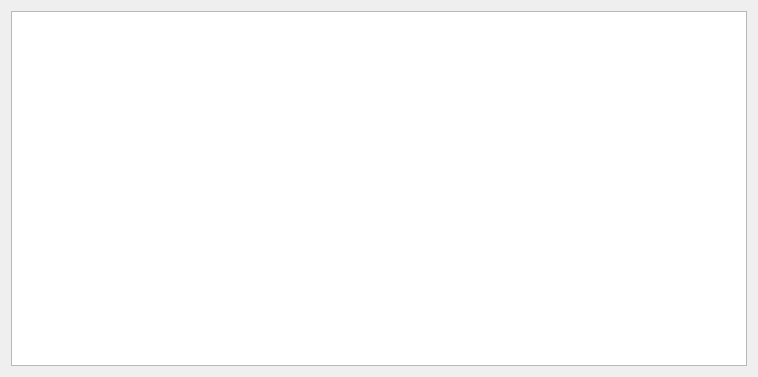
<?xml version="1.0" encoding="UTF-8"?>
<ui version="4.0">
 <class>textViewer</class>
 <widget class="QDialog" name="textViewer">
  <property name="geometry">
   <rect>
    <x>0</x>
    <y>0</y>
    <width>758</width>
    <height>377</height>
   </rect>
  </property>
  <property name="windowTitle">
   <string>Log for playlist generation</string>
  </property>
  <layout class="QGridLayout" name="gridLayout">
   <item row="0" column="0">
    <widget class="QTextEdit" name="textEdit">
     <property name="font">
      <font>
       <pointsize>12</pointsize>
      </font>
     </property>
     <property name="readOnly">
      <bool>true</bool>
     </property>
     <property name="html">
      <string>&lt;!DOCTYPE HTML PUBLIC &quot;-//W3C//DTD HTML 4.0//EN&quot; &quot;http://www.w3.org/TR/REC-html40/strict.dtd&quot;&gt;
&lt;html&gt;&lt;head&gt;&lt;meta name=&quot;qrichtext&quot; content=&quot;1&quot; /&gt;&lt;style type=&quot;text/css&quot;&gt;
p, li { white-space: pre-wrap; }
&lt;/style&gt;&lt;/head&gt;&lt;body style=&quot; font-family:'MS Shell Dlg 2'; font-size:12pt; font-weight:400; font-style:normal;&quot;&gt;
&lt;p style=&quot;-qt-paragraph-type:empty; margin-top:0px; margin-bottom:0px; margin-left:0px; margin-right:0px; -qt-block-indent:0; text-indent:0px; font-size:16pt;&quot;&gt;&lt;/p&gt;&lt;/body&gt;&lt;/html&gt;</string>
     </property>
    </widget>
   </item>
  </layout>
 </widget>
 <resources/>
 <connections/>
</ui>
